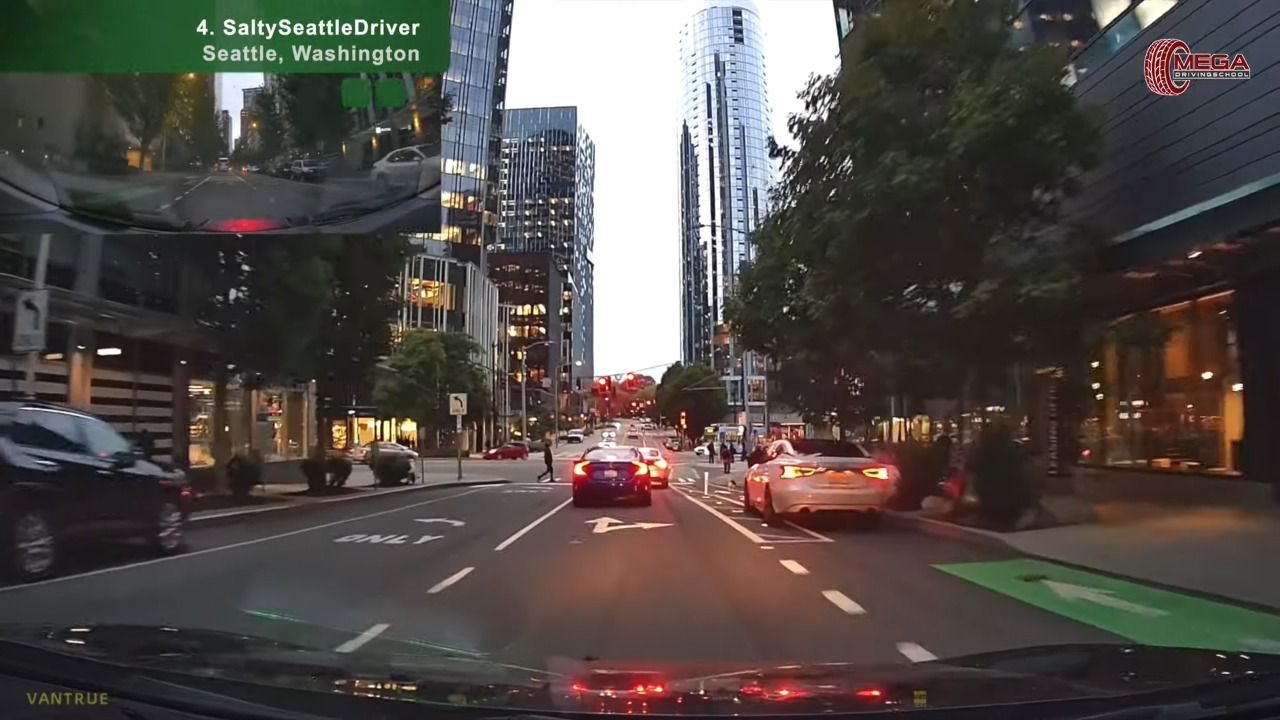
#> input picture Proyecto TIA/Proyecto_pruebas/1.jpeg, 1280 x 720 px, given in place of video_Trim.mp4, which was not available
$ jupyter execute 'Reconocimiento lineas - Video.ipynb'
#> lines starting #> are read from the running program, lines starting #| are printed output that depends on the picture; after the words box and inside, x2 and y2 are one past the last pixel; in counts of white or black regions, pixels touching at a corner belong together; pictures that were not available may be replaced by others from this repository, and a replacement may not be noted
[cell 1]
import cv2
import numpy as np
from matplotlib import pyplot as plt

#Definir region de interes
frac_lim_inf = 1/2
frac_lim_sup = 4/5
def region_of_interest(image):
    height = image.shape[0]
    length = image.shape[1]
    inf = round(frac_lim_inf*height)
    sup = round(frac_lim_sup*height)
    polygons = np.array([
        [(0,inf),(length,inf),(length,sup),(0,sup)]
    ])
    mask = np.zeros_like(image)
    cv2.fillPoly(mask,polygons,255)
    masked_image = cv2.bitwise_and(image,mask)
    return masked_image

#Funcion de creacion de imagen con lineas
def display_lines(image, lines, lines_yellow, lines_white):
    #Parametros
    line_image = np.zeros_like(image)
    n = 0
    angle = 10
    height = image.shape[0]
    param = []
    new_lines = []
    slope_error = 30
    intercept_error = 30
    #Lineas amarillas
    if lines_yellow is not None:
        color = (255,255,0)
        for line in lines_yellow:
            x1, y1, x2, y2 = line.reshape(4)
            theta = (np.arctan((y2-y1)/(x2-x1)))*180/np.pi;
            if (theta>angle or theta<-angle) and (x1!=x2):
                slope = ((y2-y1)/(x2-x1))
                intercept = int(y1-slope*x1)
                param.append((slope,intercept, color))
                #Lineas amarillas
    if lines_white is not None:
        color = (255,255,255)
        for line in lines_white:
            x1, y1, x2, y2 = line.reshape(4)
            theta = (np.arctan((y2-y1)/(x2-x1)))*180/np.pi;
            if (theta>angle or theta<-angle) and (x1!=x2):
                slope = ((y2-y1)/(x2-x1))
                intercept = int(y1-slope*x1)
                param.append((slope,intercept, color))
    #Otras lineas
    if lines is not None:
        color = (255,0,0)
        for line in lines:
            x1, y1, x2, y2 = line.reshape(4)
            theta = (np.arctan((y2-y1)/(x2-x1)))*180/np.pi;
            if (theta>angle or theta<-angle) and (x1!=x2):
                slope = ((y2-y1)/(x2-x1))
                intercept = int(y1-slope*x1)
                param.append((slope,intercept, color))
    if len(param) is not 0:
        new_lines.append(param[0])
        for line in param:
            slope = line[0]
            intercept = line[1]
            new_lines2 = new_lines
            i=0
            for new_line in new_lines2:
                max_slope = new_line[0]+abs(new_line[0])*slope_error/100
                min_slope = new_line[0]-abs(new_line[0])*slope_error/100
                max_intercept = new_line[1]+abs(new_line[1])*intercept_error/100
                min_intercept = new_line[1]-abs(new_line[1])*intercept_error/100
                if ((slope<max_slope)&(slope>min_slope)&(intercept<max_intercept)&(intercept>min_intercept)):
                    found = True
                    new_slope = (slope+new_line[0])/2
                    new_intercept = (intercept+new_line[1])/2
                    new_line = (new_slope, new_intercept, new_line[2])
                    new_lines[i]=new_line
                    break
                else:
                    found = False
                i=i+1
            if not found:
                new_lines.append(line)

    for line in new_lines:
        slope = line[0]
        intercept = line[1]
        y1_new = round(frac_lim_sup*height)
        y2_new = round(frac_lim_inf*height)
        x1_new = round((y1_new-intercept)/slope)
        x2_new = round((y2_new-intercept)/slope)
        cv2.line(line_image, (x1_new, y1_new), (x2_new, y2_new), line[2], 4)
    return line_image

#Video
cap = cv2.VideoCapture('video_Trim.mp4')
while True:
    _, image = cap.read()
#> image is the input picture: shape (720, 1280, 3); mean B, G, R 71.6, 75.4, 81.4

    if (type(image) == type(None)):
        break

    #inicio
    image = cv2.cvtColor(image,cv2.COLOR_BGR2RGB)
    lane_image = np.copy(image)
    gray = cv2.cvtColor(lane_image, cv2.COLOR_RGB2GRAY)
    image_hsv = cv2.cvtColor(lane_image, cv2.COLOR_RGB2HSV)
#> image_hsv: shape (720, 1280, 3); mean H, S, V 58.7, 59.9, 86.8

    #lineas blancas
    lowerBound_white = (0,0,130)
    upperBound_white = (255,80,255)
    white = cv2.inRange(image_hsv, lowerBound_white, upperBound_white)
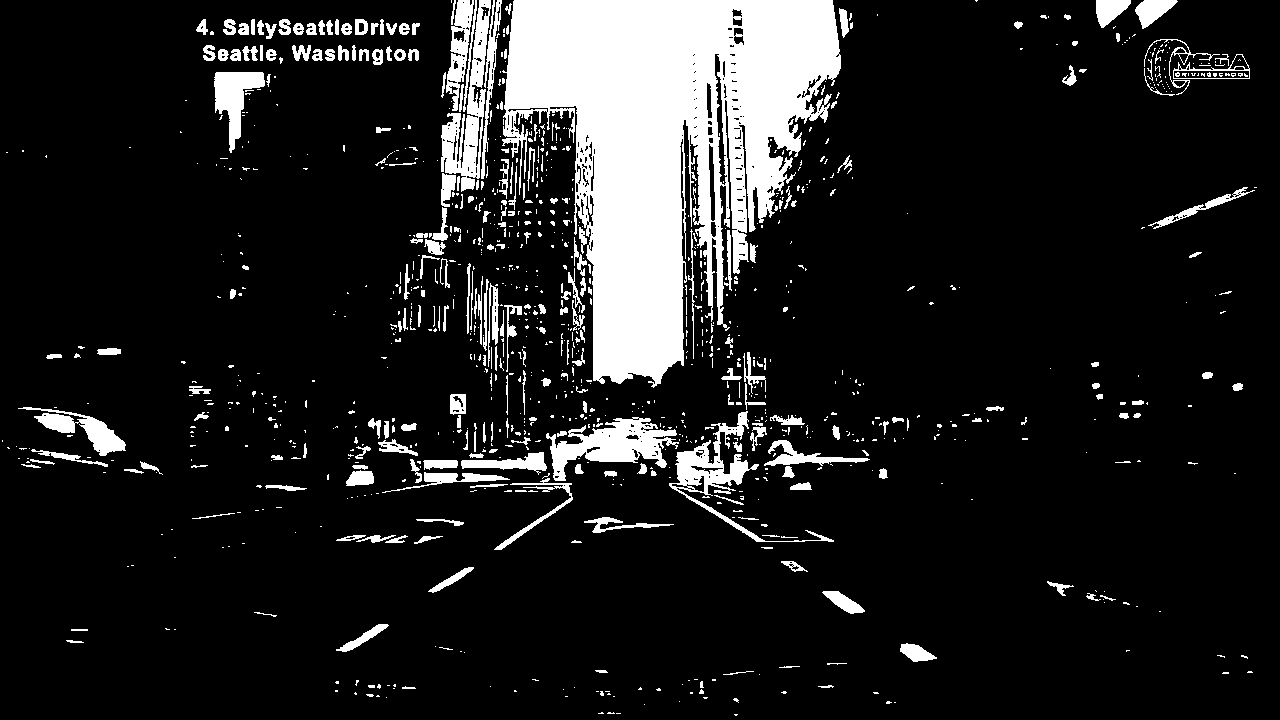
#> white: shape (720, 1280); 12.9% white; 1112 white regions (842 under 20 px), largest, box (x1, y1, x2, y2) and area: (502, 0, 841, 388) 72468, (546, 417, 679, 481) 3782, (441, 0, 491, 192) 3495
    n=9
    blur = cv2.GaussianBlur(white, (n,n), 0)
    canny = cv2.Canny(blur, 80, 160)
#> canny: shape (720, 1280); 3.4% white in thin lines or dots
    cropped_image = region_of_interest(canny);
    lines_white = cv2.HoughLinesP(cropped_image, 2, np.pi/180, 80, np.array([]), minLineLength=30, maxLineGap=3)
#> lines_white = 16 rows, first 6: [595, 461, 628, 461], [445, 467, 495, 467], [821, 456, 858, 457], [490, 432, 523, 432], [698, 504, 754, 539], [191, 517, 240, 511]

    #lineas amarillas
    lowerBound_yellow = (8,100,100)
    upperBound_yellow = (34,255,255)
    yellow = cv2.inRange(image_hsv, lowerBound_yellow, upperBound_yellow)
#> yellow: shape (720, 1280); 2.1% white; 401 white regions (317 under 20 px), largest, box (x1, y1, x2, y2) and area: (708, 516, 842, 616) 2846, (1102, 510, 1252, 538) 2319, (1200, 385, 1244, 474) 1732
    n=9
    blur = cv2.GaussianBlur(yellow, (n,n), 0)
    canny = cv2.Canny(blur, 80, 160)
#> canny: shape (720, 1280); 0.87% white in thin lines or dots, all inside (x1, y1, x2, y2) = (30, 73, 1252, 704)
    cropped_image = region_of_interest(canny);
    lines_yellow = cv2.HoughLinesP(cropped_image, 2, np.pi/180, 80, np.array([]), minLineLength=30, maxLineGap=3)
#> lines_yellow = [[707, 504, 755, 534], [718, 516, 757, 542]]


    #otras lineas
    n=5
    blur = cv2.GaussianBlur(gray, (n,n), 0)
    canny = cv2.Canny(blur, 80, 160)
#> canny: shape (720, 1280); 4.8% white in thin lines or dots
    cropped_image = region_of_interest(canny);
#> in region_of_interest (call 3), `masked_image = cv2.bitwise_and(image,mask)`:
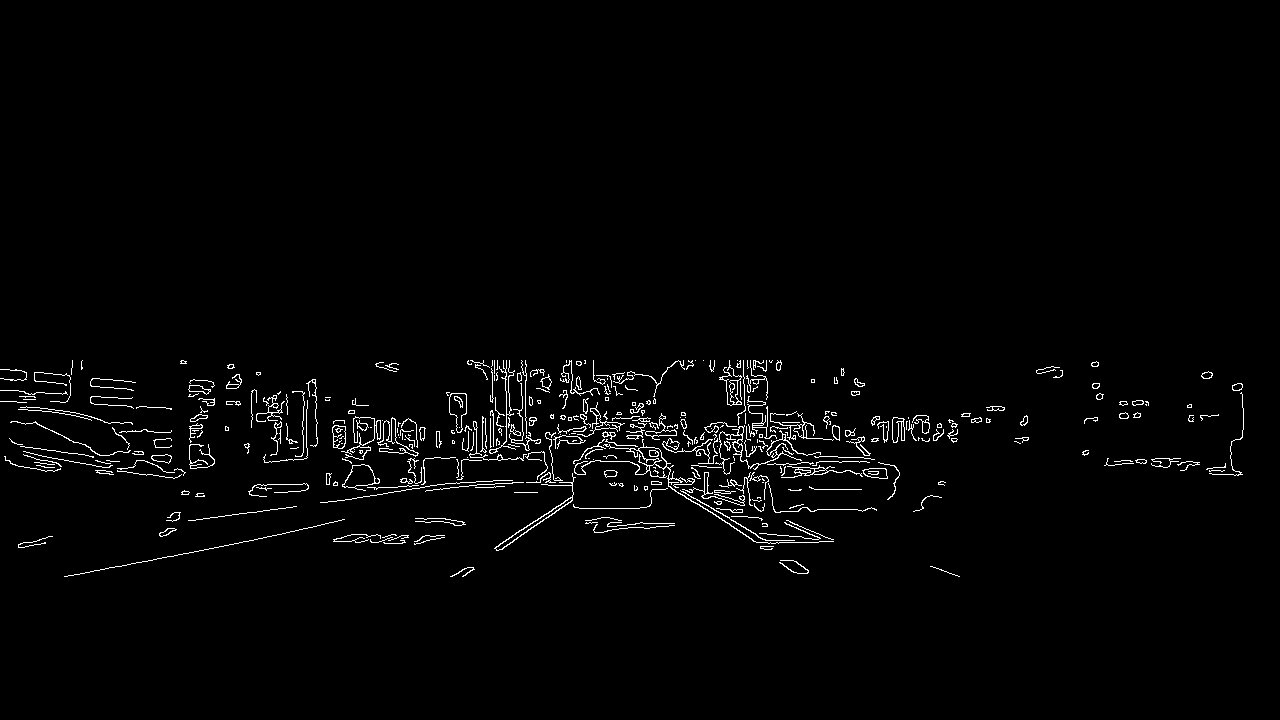
#> masked_image: shape (720, 1280); 1.8% white in thin lines or dots, all inside (x1, y1, x2, y2) = (0, 360, 1244, 577)
    lines = cv2.HoughLinesP(cropped_image, 2, np.pi/180, 80, np.array([]), minLineLength=30, maxLineGap=3)
#> lines = 30 rows, first 6: [819, 461, 866, 461], [323, 502, 382, 494], [738, 427, 778, 427], [814, 456, 870, 458], [595, 460, 629, 461], [646, 435, 676, 435]

    #Dibujar
    line_image = display_lines(lane_image, lines, lines_yellow, lines_white)
#> the loop in display_lines, `for line in lines_yellow:` made 2 passes
#> (x1, y1, x2, y2, theta, slope, intercept) on passes 1 to 2: (707, 504, 755, 534, 32.01, 0.625, 62), (718, 516, 757, 542, 33.69, 0.667, 37)
#> after the loop in display_lines, `for line in lines_yellow:`: param = [(0.625, 62, (255, 255, 0)), (0.667, 37, (255, 255, 0))]
#> the loop in display_lines, `for line in lines_white:` made 16 passes
#> (x1, y1, x2, y2, theta, slope, intercept) on passes 5, 11, 12, 13, 14, 16: (698, 504, 754, 539, 32.01, 0.625, 67), (495, 547, 572, 495, -34.03, -0.675, 881), (512, 541, 568, 504, -33.45, -0.661, 879), (712, 508, 754, 533, 30.76, 0.595, 84), (668, 486, 758, 542, 31.89, 0.622, 70), (536, 524, 569, 503, -32.47, -0.636, 865)
#> after the loop in display_lines, `for line in lines_white:`: param = [(0.625, 62, (255, 255, 0)), (0.667, 37, (255, 255, 0)), (0.625, 67, (255, 255, 255)), (-0.675, 881, (255, 255, 255)), (-0.661, 879, (255, 255, 255)), (0.595, 84, (255, 255, 255)), (0.622, 70, (255, 255, 255)), (-0.636, 865, (255, 255, 255))]
#> the loop in display_lines, `for line in lines:` made 30 passes
#> (x1, y1, x2, y2, theta, slope, intercept) on passes 10, 18, 19, 21, 24, 26, 27, 28: (254, 539, 302, 529, -11.77, -0.208, 591), (64, 576, 135, 563, -10.38, -0.183, 587), (716, 516, 757, 542, 32.38, 0.634, 61), (174, 555, 233, 544, -10.56, -0.186, 587), (720, 512, 773, 546, 32.68, 0.642, 50), (500, 543, 572, 496, -33.14, -0.653, 869), (500, 549, 571, 501, -34.06, -0.676, 887), (290, 531, 328, 523, -11.89, -0.211, 592)
#> after the loop in display_lines, `for line in lines:`: param = 16 items
#> the loop in display_lines, `for line in param:` made 16 passes
#> (line, slope, intercept) on passes 5 to 12: ((-0.661, 879, (255, 255, 255)), -0.661, 879), ((0.595, 84, (255, 255, 255)), 0.595, 84), ((0.622, 70, (255, 255, 255)), 0.622, 70), ((-0.636, 865, (255, 255, 255)), -0.636, 865), ((-0.208, 591, (255, 0, 0)), -0.208, 591), ((-0.183, 587, (255, 0, 0)), -0.183, 587), ((0.634, 61, (255, 0, 0)), 0.634, 61), ((-0.186, 587, (255, 0, 0)), -0.186, 587)
#> after the loop in display_lines, `for line in param:`: new_lines = [(0.635, 57.06, (255, 255, 0)), (0.667, 37, (255, 255, 0)), (-0.664, 878.9, (255, 255, 255)), (0.595, 84, (255, 255, 255)), (-0.201, 590, (255, 0, 0))]
#> the loop in display_lines, `for line in new_lines:` made 5 passes
#> (line, slope, intercept, x1_new, x2_new) on passes 1 to 5: ((0.635, 57.06, (255, 255, 0)), 0.635, 57.06, 817, 477), ((0.667, 37, (255, 255, 0)), 0.667, 37, 808, 484), ((-0.664, 878.9, (255, 255, 255)), -0.664, 878.9, 456, 781), ((0.595, 84, (255, 255, 255)), 0.595, 84, 827, 464), ((-0.201, 590, (255, 0, 0)), -0.201, 590, 70, 1145)
#> after the loop in display_lines, `for line in new_lines:`:
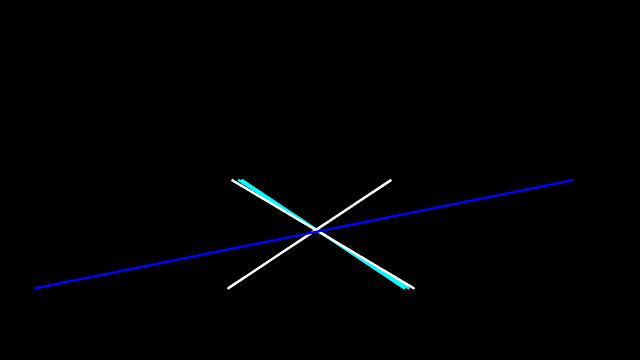
#> line_image: shape (720, 1280, 3) (shown at 1/2 size); mean of channels 0, 1, 2 3.1, 1.7, 1.1; drawn as B, G, R
    mixed_image = cv2.addWeighted(lane_image, 0.8, line_image, 1, 1)
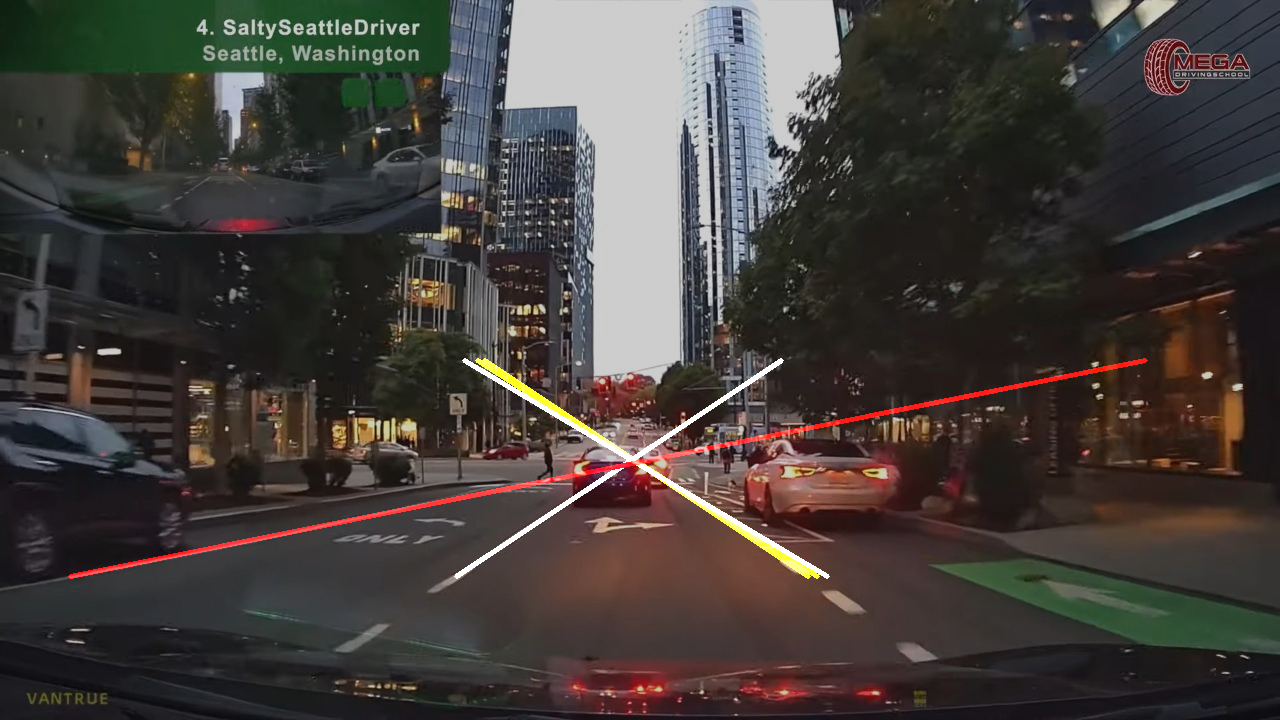
#> mixed_image: shape (720, 1280, 3); mean R, G, B 68.1, 62.4, 59
    mixed_image = cv2.cvtColor(mixed_image, cv2.COLOR_BGR2RGB)


    cv2.imshow('video', mixed_image)

    if cv2.waitKey(33) == 27:
#> (key Esc is pressed here)
        break

cv2.destroyAllWindows()
